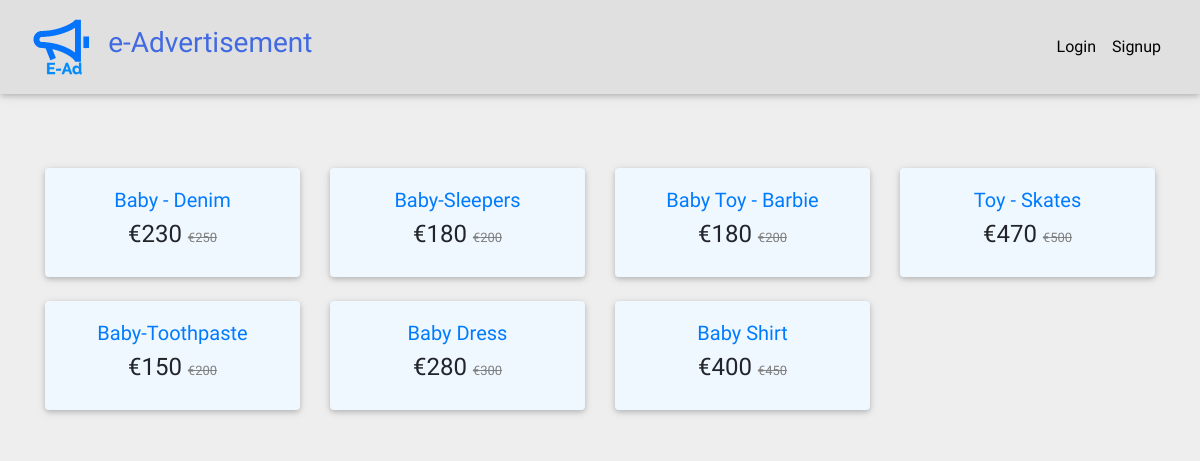
/, run on an earlier commit of the app's database.
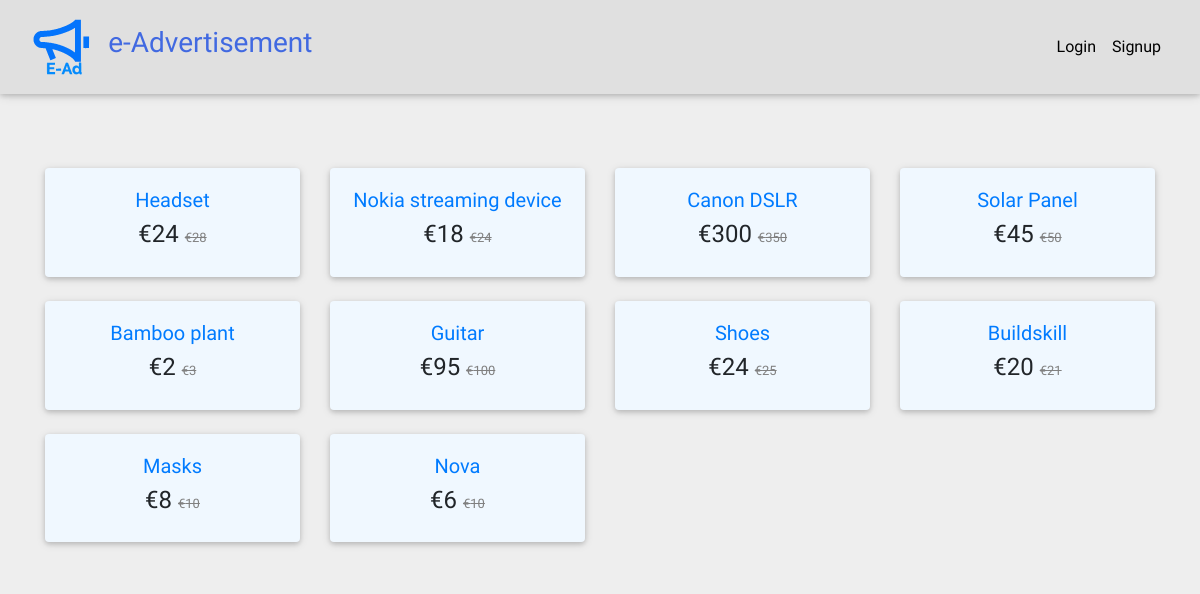
And on a later commit of the database.
### catalog/models.py (models this page shows, shortened)
class Item(models.Model):
    title = models.CharField(max_length=200)
    price = models.IntegerField()
    discount_price = models.IntegerField(blank=True, null=True)
    slug = models.SlugField()
    status = models.CharField(max_length=200)
    category = models.CharField(choices=CATEGORY_CHOICES, max_length=2)
    label = models.CharField(choices=LABEL_CHOICES, max_length=2)
    description = models.TextField()
    image = models.ImageField(default='default.jpg', upload_to='productImages')

### catalog/views.py (the view)
# urls.py: path('', HomeView.as_view(), name='home'),
class HomeView(ListView):
    model = Item
    template_name = 'home.html'

### templates/home.html (shortened to what this page needs)
{% extends 'base.html' %}
{% block content %}
<main style="background-color: #EEE;">
  <div class="container">
    <section class="text-center mb-4 mt-3">
      <div class="row wow fadeIn">
        {% for object in object_list %}
        <div class="col-lg-3 col-md-6 mb-4">
          <div class="card" style="background-color: aliceblue;">
            <div class="card-body text-center">
              <h5>
                <a href="{% url 'product' object.slug %}" class="royalblue-text">{{object.title}}</a>
              </h5>
              <h4>
                {% if object.discount_price %}
                  €{{object.discount_price}}
                  <span style="font-size: small; color: gray"><del>€{{object.price}}</del></span>
                {% else %}
                  €{{object.price}}
                {% endif %}
              </h4>
            </div>
          </div>
        </div>
        {% endfor %}
      </div>
    </section>
  </div>
</main>
{% endblock content %}

### templates/base.html (shortened to what this page needs)
{% load static %}
{% load cart_template_tags %}
<!DOCTYPE html>
<html lang="en">
<head>
  <link rel="stylesheet" href="https://use.fontawesome.com/releases/v5.11.2/css/all.css">
  <link href="{% static 'css/bootstrap.min.css' %}" rel="stylesheet">
  <link href="{% static 'css/mdb.min.css' %}" rel="stylesheet">
  <link href="{% static 'css/style.min.css' %}" rel="stylesheet">
</head>
<body style="background-color: #EEE;">
<nav class="navbar fixed-top navbar-expand-lg navbar-light bg-light scrolling-navbar">
<div class="container-fluid">
    <a class="navbar-brand waves-effect" href="{% url 'home' %}">
      <img class="ml-0 pl-0" style="height: 60px;" src="{% static 'logo-black.svg' %}" alt="Logo">
    </a>
    <h3 style="color:royalblue;"><strong>e-Advertisement</strong></h3>
    <div class="collapse navbar-collapse" id="navbarSupportedContent">
    <ul class="navbar-nav nav-flex-icons">
      {% if request.user.is_authenticated %}
        <li class="nav-item">
          <a class="nav-link waves-effect" href="#">Hello, {{request.user.username}}
          </a>
        </li>
        <li class="nav-item">
        <a href="{% url 'order_summary' %}" class="nav-link waves-effect">
            <span class="badge blue z-depth-1 mr-1">{{ request.user|cart_item_count}}</span>
            <i class="fas fa-shopping-cart"></i>
            <span class="clearfix d-none d-sm-inline-block"> Cart </span>
        </a>
        </li>
         <li class="nav-item">
          <a class="nav-link waves-effect" href="{% url 'account_logout' %}">Logout
          </a>
        </li>
      {% else %}
        <li class="nav-item">
          <a class="nav-link waves-effect" href="{% url 'account_login' %}"><b>Login</b></a>
        </li>
        <li class="nav-item">
          <a class="nav-link waves-effect" href="{% url 'account_signup' %}"><b>Signup</b></a>
        </li>
      {% endif %}
    </ul>
    </div>
</div>
</nav>
<div class="p-3 text-center"></div>
{% block content %}
{% endblock content %}
</body>
</html>

### templates/base.html (style rules this page uses)
html, body, header, .carousel { height: 60vh; }

What changed in the data, as far as the page shows it:
removed Item: title "Baby - Denim", discount_price "230", price "250"
removed Item: title "Baby-Sleepers", discount_price "180", price "200"
removed Item: title "Baby Toy - Barbie", discount_price "180", price "200"
removed Item: title "Toy - Skates", discount_price "470", price "500"
removed Item: title "Baby-Toothpaste", discount_price "150", price "200"
removed Item: title "Baby Dress", discount_price "280", price "300"
removed Item: title "Baby Shirt", discount_price "400", price "450"
added Item: title "Headset", discount_price "24", price "28"
added Item: title "Nokia streaming device", discount_price "18", price "24"
added Item: title "Canon DSLR", discount_price "300", price "350"
added Item: title "Solar Panel", discount_price "45", price "50"
added Item: title "Bamboo plant", discount_price "2", price "3"
added Item: title "Guitar", discount_price "95", price "100"
added Item: title "Shoes", discount_price "24", price "25"
added Item: title "Buildskill", discount_price "20", price "21"
added Item: title "Masks", discount_price "8", price "10"
added Item: title "Nova", discount_price "6", price "10"
